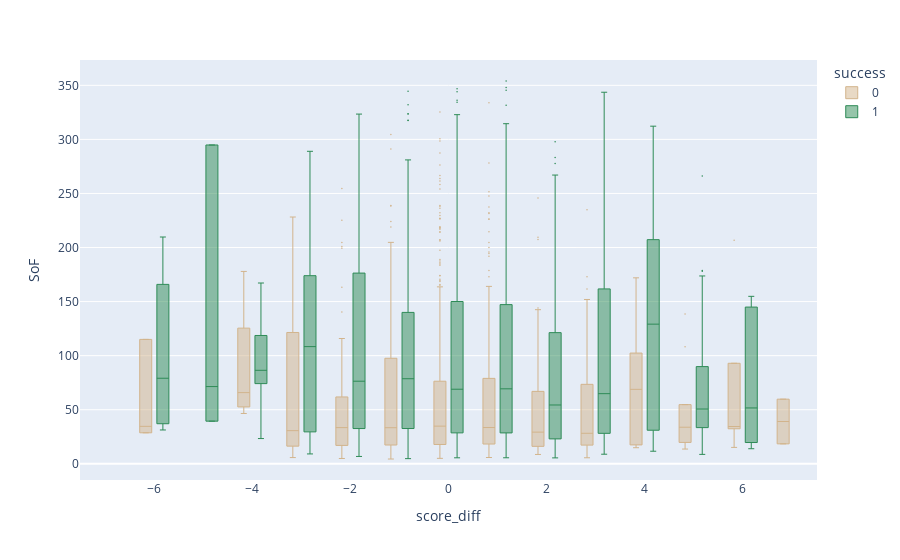

Notebook source saved alongside this figure:
### Code cell
fig = px.box(
    model_df,
    x="score_diff",
    y="SoF",
    color="success",
    color_discrete_map={1: "seagreen", 0: "tan"}  # Map specific colors
)

# Update the quartile method and style
fig.update_traces(
    quartilemethod="exclusive", marker=dict(size=1.5),
    line_width=1  # Remove edge lines
)

# Show the plot
fig.show()

### Figure 1 — Plotly figure (JSON) as saved in the notebook; plotly's stock layout.template omitted (floating-point values rounded to 4 significant figures; data arrays with more than 128 entries replaced by an {"elided": "..."} marker saying what was removed)
{"data": [{"alignmentgroup": "True", "hovertemplate": "success=0<br>score_diff=%{x}<br>SoF=%{y}<extra></extra>", "legendgroup": "0", "line": {"width": 1}, "marker": {"color": "tan", "size": 1.5}, "name": "0", "notched": false, "offsetgroup": "0", "orientation": "v", "quartilemethod": "exclusive", "showlegend": true, "type": "box", "x": {"elided": "1150 int values"}, "x0": " ", "xaxis": "x", "y": {"elided": "1150 float values"}, "y0": " ", "yaxis": "y"}, {"alignmentgroup": "True", "hovertemplate": "success=1<br>score_diff=%{x}<br>SoF=%{y}<extra></extra>", "legendgroup": "1", "line": {"width": 1}, "marker": {"color": "seagreen", "size": 1.5}, "name": "1", "notched": false, "offsetgroup": "1", "orientation": "v", "quartilemethod": "exclusive", "showlegend": true, "type": "box", "x": {"elided": "1712 int values"}, "x0": " ", "xaxis": "x", "y": {"elided": "1712 float values"}, "y0": " ", "yaxis": "y"}], "layout": {"boxmode": "group", "legend": {"title": {"text": "success"}, "tracegroupgap": 0}, "margin": {"t": 60}, "xaxis": {"anchor": "y", "domain": [0, 1], "title": {"text": "score_diff"}}, "yaxis": {"anchor": "x", "domain": [0, 1], "title": {"text": "SoF"}}}}
